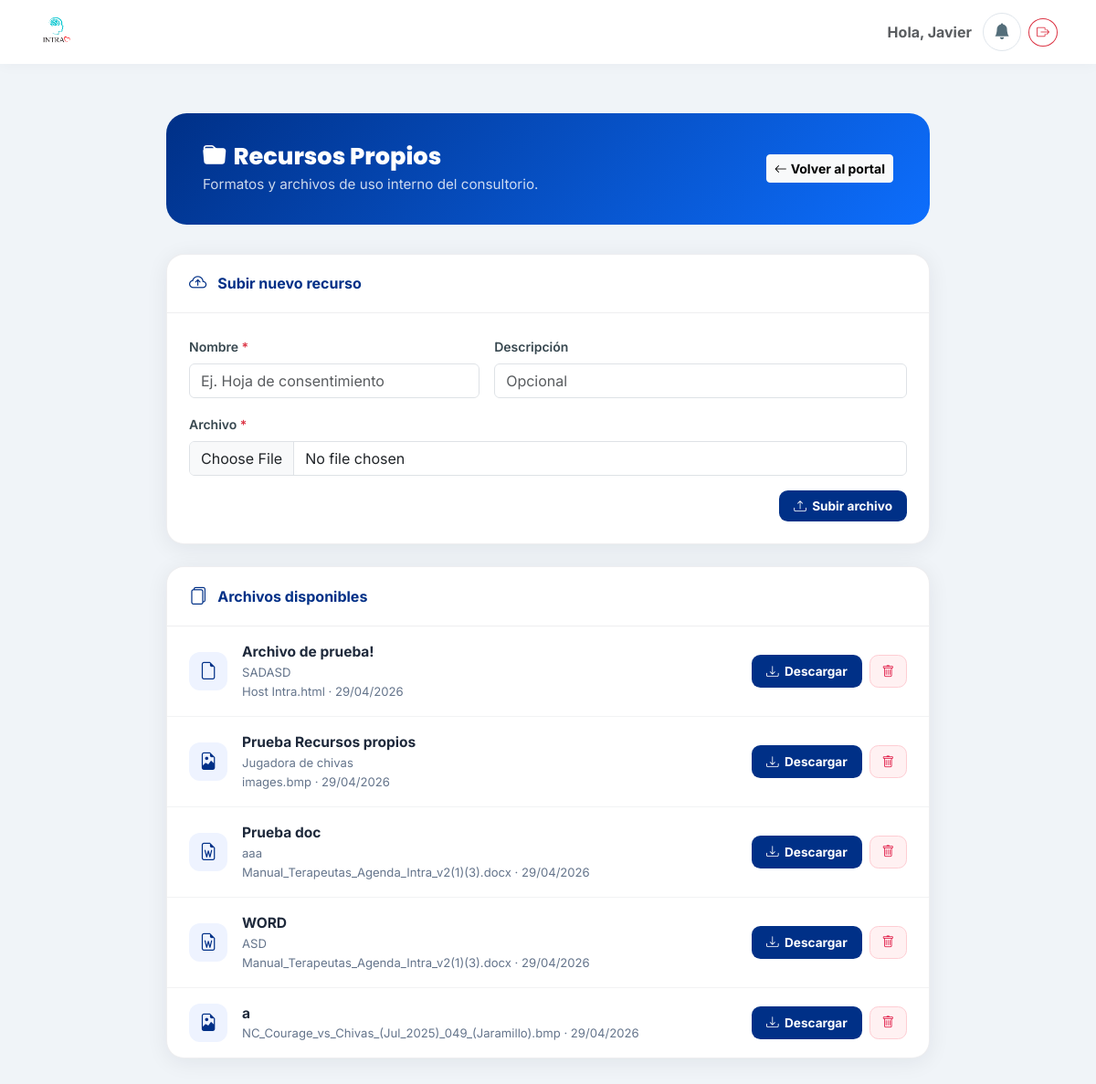
The page /portal-medico/recursos/ (signed in) on the database its author committed.
### clinica/models.py (models this page shows, shortened)
class RecursoPropio(models.Model):
    nombre       = models.CharField(max_length=200, verbose_name='Nombre del recurso')
    descripcion  = models.CharField(max_length=400, blank=True, verbose_name='Descripción')
    nombre_archivo = models.CharField(max_length=255)
    tipo_mime    = models.CharField(max_length=100, blank=True)
    contenido    = models.BinaryField()
    subido_por   = models.ForeignKey(User, on_delete=models.SET_NULL, null=True, related_name='recursos_propios')
    creado_en    = models.DateTimeField(auto_now_add=True)
    class Meta:
        verbose_name = 'Recurso Propio'
        verbose_name_plural = 'Recursos Propios'
        ordering = ['nombre']

### clinica/views.py (the view, shortened to what this page needs)
# urls.py: path('portal-medico/recursos/', clinica_views.recursos_propios, name='recursos_propios'),
@login_required
def recursos_propios(request):
    if not hasattr(request.user, 'perfil_terapeuta'):
        return redirect('home')
    recursos = RecursoPropio.objects.filter(subido_por=request.user)
    return render(request, 'clinica/recursos_propios.html', {'recursos': recursos})

### clinica/templates/clinica/recursos_propios.html (shortened to what this page needs)
{% extends 'clinica/base.html' %}
{% block content %}
<div class="container py-4" style="max-width:860px;">
  <div class="rp-header">
    <div>
      <h1><i class="bi bi-folder-fill me-2"></i>Recursos Propios</h1>
      <p>Formatos y archivos de uso interno del consultorio.</p>
    </div>
    <a href="{% url 'portal_terapeuta' %}" class="btn btn-light btn-sm fw-bold">
      <i class="bi bi-arrow-left me-1"></i>Volver al portal
    </a>
  </div>
  <div class="rp-card">
    <div class="rp-card-hd"><i class="bi bi-cloud-arrow-up"></i>Subir nuevo recurso</div>
    <div class="p-4">
      <form method="post" enctype="multipart/form-data">
        <div class="row g-3">
          <div class="col-md-5">
            <label class="form-label small fw-semibold">Nombre <span class="text-danger">*</span></label>
            <input type="text" name="nombre" class="form-control" placeholder="Ej. Hoja de consentimiento" required>
          </div>
          <div class="col-md-7">
            <label class="form-label small fw-semibold">Descripción</label>
            <input type="text" name="descripcion" class="form-control" placeholder="Opcional">
          </div>
          <div class="col-12">
            <label class="form-label small fw-semibold">Archivo <span class="text-danger">*</span></label>
            <input type="file" name="archivo" class="form-control" required>
          </div>
          <div class="col-12 d-flex justify-content-end">
            <button type="submit" class="btn-dl">
              <i class="bi bi-upload"></i>Subir archivo
            </button>
          </div>
        </div>
      </form>
    </div>
  </div>
  <div class="rp-card">
    <div class="rp-card-hd"><i class="bi bi-files"></i>Archivos disponibles</div>
    {% if recursos %}
      {% for recurso in recursos %}
      <div class="rp-row">
        <div class="rp-icon">
          {% if 'pdf' in recurso.tipo_mime %}
            <i class="bi bi-file-earmark-pdf"></i>
          {% elif 'image' in recurso.tipo_mime %}
            <i class="bi bi-file-earmark-image"></i>
          {% elif 'word' in recurso.tipo_mime or 'document' in recurso.tipo_mime %}
            <i class="bi bi-file-earmark-word"></i>
          {% elif 'sheet' in recurso.tipo_mime or 'excel' in recurso.tipo_mime %}
            <i class="bi bi-file-earmark-excel"></i>
          {% else %}
            <i class="bi bi-file-earmark"></i>
          {% endif %}
        </div>
        <div class="rp-info">
          <div class="rp-name">{{ recurso.nombre }}</div>
          {% if recurso.descripcion %}
          <div class="rp-desc">{{ recurso.descripcion }}</div>
          {% endif %}
          <div class="rp-desc">{{ recurso.nombre_archivo }} &middot; {{ recurso.creado_en|date:"d/m/Y" }}</div>
        </div>
        <div class="rp-actions">
          <a href="{% url 'descargar_recurso_propio' recurso.id %}" class="btn-dl">
            <i class="bi bi-download"></i>Descargar
          </a>
          <form method="post" onsubmit="return confirm('¿Eliminar este recurso?');">
            <button type="submit" class="btn-del"><i class="bi bi-trash"></i></button>
          </form>
        </div>
      </div>
      {% endfor %}
    {% else %}
      <div class="empty-state">
        <i class="bi bi-folder2-open"></i>
        <p class="fw-semibold mb-1">No hay recursos disponibles aún.</p>
        <p class="small">Sube el primer formato usando el formulario de arriba.</p>
      </div>
    {% endif %}
  </div>
</div>
{% endblock %}

### clinica/templates/clinica/base.html (shortened to what this page needs)
{% load static %}
<!DOCTYPE html>
<html lang="es">
<head>
    <link href="https://cdn.jsdelivr.net/npm/bootstrap@5.3.0/dist/css/bootstrap.min.css" rel="stylesheet">
    <link rel="stylesheet" href="https://cdn.jsdelivr.net/npm/bootstrap-icons@1.10.5/font/bootstrap-icons.css">
</head>
<body>
    <nav class="navbar navbar-expand-lg fixed-top">
        <div class="container">
            <a class="navbar-brand d-flex align-items-center" href="{% url 'home' %}">
               <img src="{% static 'clinica/images/logo.png' %}" alt="Logo INTRA" class="me-2">
            </a>
            <div class="d-flex align-items-center gap-2">
                <span class="me-1 text-muted fw-bold d-none d-md-block">
                    Hola, {{ user.username|title }}
                </span>
                {% if user.perfil_terapeuta %}
                <div class="position-relative">
                    <button id="btn-campanita"
                            class="btn-campanita"
                            type="button"
                            data-bs-toggle="offcanvas"
                            data-bs-target="#notifPanel"
                            title="Notificaciones"
                            aria-label="Ver notificaciones">
                        <i class="bi bi-bell-fill"></i>
                    </button>
                </div>
                {% endif %}
<form action="{% url 'logout' %}" method="post">
                    <button type="submit" class="btn btn-outline-danger btn-sm rounded-circle" title="Cerrar Sesión">
                        <i class="bi bi-box-arrow-right"></i>
                    </button>
                </form>
            </div>
        </div>
    </nav>
    <div class="container" style="margin-top: 100px;">
        {% block content %}
        {% endblock %}
    </div>
</body>
<link href="https://cdn.jsdelivr.net/npm/select2@4.1.0-rc.0/dist/css/select2.min.css" rel="stylesheet" />
<link rel="stylesheet" href="https://cdn.jsdelivr.net/npm/select2-bootstrap-5-theme@1.3.0/dist/select2-bootstrap-5-theme.min.css" />
</html>

### clinica/templates/clinica/base.html (style rules this page uses)
:root { --intra-primary: #26C6DA; --intra-secondary: #EF5350; --intra-dark: #37474F; --intra-light: #F0F4F8; --intra-white: #FFFFFF; }
body { background-color: var(--intra-light); font-family: 'Inter', sans-serif; color: var(--intra-dark); }
h1, h2, h3, h4, h5, .navbar-brand { font-family: 'Poppins', sans-serif; }
.navbar { background-color: var(--intra-white); box-shadow: 0 2px 15px rgba(0,0,0,0.03); padding-top: 10px; padding-bottom: 10px; }
.navbar-brand img { height: 40px; width: auto; }
.btn-campanita { position: relative; width: 42px; height: 42px; border-radius: 50%; border: 1px solid #E0E6EC; background: #fff; color: #546E7A; display: inline-flex; align-items: center; justify-content: center; font-size: 1.1rem; transition: all .2s ease; cursor: pointer; }

### clinica/templates/clinica/recursos_propios.html (style rules this page uses)
.rp-header { background: linear-gradient(135deg, #003087 0%, #0d6efd 100%); border-radius: 1.4rem; padding: 2rem 2.5rem; color: #fff; margin-bottom: 2rem; display: flex; align-items: center; justify-content: space-between; gap: 1rem; flex-wrap: wrap; }
.rp-header h1 { font-size: 1.6rem; font-weight: 800; margin: 0; }
.rp-header p { margin: .25rem 0 0; opacity: .8; font-size: .95rem; }
.rp-card { background: #fff; border-radius: 1.2rem; box-shadow: 0 4px 24px rgba(15,23,42,.07); border: 1px solid rgba(15,23,42,.07); overflow: hidden; margin-bottom: 1.5rem; }
.rp-card-hd { padding: 1.1rem 1.5rem; border-bottom: 1px solid rgba(15,23,42,.07); display: flex; align-items: center; gap: .75rem; font-weight: 700; font-size: 1rem; color: #003087; }
.rp-card-hd i { font-size: 1.2rem; }
.rp-row { display: flex; align-items: center; gap: 1rem; padding: 1rem 1.5rem; border-bottom: 1px solid rgba(15,23,42,.05); flex-wrap: wrap; }
.rp-row:last-child { border-bottom: none; }
.rp-icon { width: 42px; height: 42px; border-radius: .75rem; background: #eef3ff; color: #003087; display: flex; align-items: center; justify-content: center; font-size: 1.2rem; flex-shrink: 0; }
.rp-info { flex: 1 1 0; min-width: 0; }
.rp-name { font-weight: 700; color: #1e293b; font-size: .97rem; }
.rp-desc { font-size: .82rem; color: #64748b; margin-top: .1rem; }
.rp-actions { display: flex; gap: .5rem; flex-shrink: 0; }
.btn-dl { background: #003087; color: #fff; border: none; border-radius: .6rem; padding: .42rem 1rem; font-size: .85rem; font-weight: 700; display: inline-flex; align-items: center; gap: .4rem; text-decoration: none; transition: background .15s; }
.btn-del { background: #fff1f2; color: #e11d48; border: 1px solid #fecdd3; border-radius: .6rem; padding: .42rem .8rem; font-size: .85rem; font-weight: 700; display: inline-flex; align-items: center; gap: .4rem; cursor: pointer; transition: background .15s; }

### rows shown on the page
RecursoPropio: tipo_mime "text/html" (drawn), nombre "Archivo de prueba!", descripcion "SADASD", nombre_archivo "Host Intra.html", creado_en "29/04/2026"
RecursoPropio: tipo_mime "image/bmp" (drawn), nombre "Prueba Recursos propios", descripcion "Jugadora de chivas", nombre_archivo "images.bmp", creado_en "29/04/2026"
RecursoPropio: nombre "Prueba doc", descripcion "aaa", nombre_archivo "Manual_Terapeutas_Agenda_Intra_v2(1)(3).docx", creado_en "29/04/2026"
RecursoPropio: nombre "WORD", descripcion "ASD", nombre_archivo "Manual_Terapeutas_Agenda_Intra_v2(1)(3).docx", creado_en "29/04/2026"
RecursoPropio: tipo_mime "image/bmp" (drawn), nombre "a", nombre_archivo "NC_Courage_vs_Chivas_(Jul_2025)_049_(Jaramillo).bmp", creado_en "29/04/2026"

### other values the page prints
{{ user.username|title }} "Javier"
